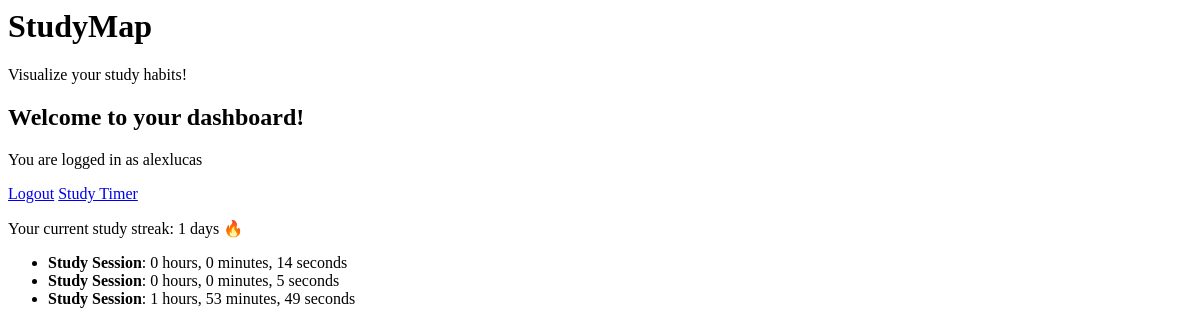
/dashboard/ (signed in), run on an earlier commit of the app's database.
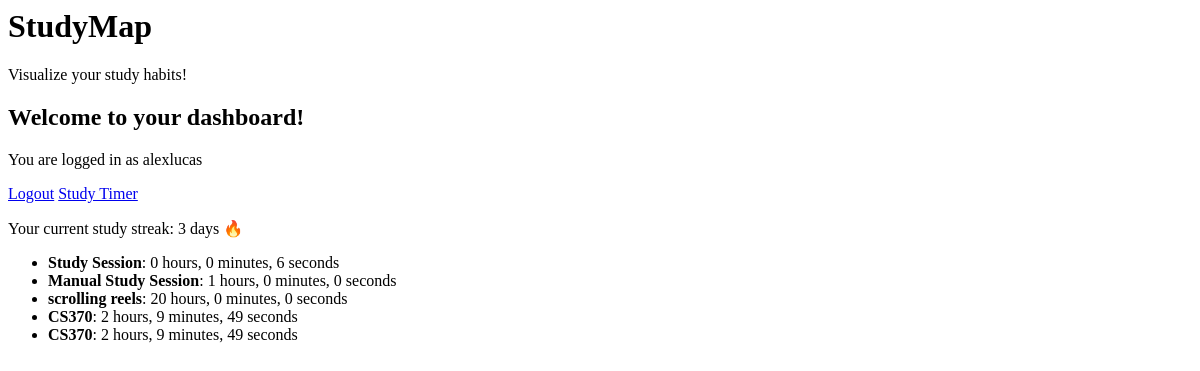
And on a later commit of the database.
### studyapp/models.py (models this page shows, shortened)
class Stopwatch(models.Model):
    user = models.ForeignKey(User, on_delete=models.CASCADE)
    time_spent = models.IntegerField(default=0)
    time_start = models.DateTimeField(default = timezone.now)
    title = models.CharField(max_length=40)
    def get_duration(self):
        hours = self.time_spent // 3600
        minutes = (self.time_spent % 3600) // 60
        seconds = self.time_spent % 60
        return {'hours': hours, 'minutes': minutes, 'seconds': seconds}
    @staticmethod
    def calculate_study_streak(user):
        sessions = Stopwatch.objects.filter(user=user).order_by('-time_start')
        unique_study_dates = set()  # Track unique study dates
        streak = 0
        last_study_date = None
        for session in sessions:
            study_date = session.time_start.date()
            if study_date not in unique_study_dates:
                unique_study_dates.add(study_date)
                if last_study_date is None or (last_study_date - study_date).days == 1:
                    streak += 1
                    last_study_date = study_date
                else:
                    break  # stop counting if there's a gap
        return streak

### studyapp/views.py (the view)
# urls.py: path('dashboard/', views.dashboard, name='dashboard'),
def dashboard(request):
    if not request.user.is_authenticated:
        return redirect('login')
    study_sessions = Stopwatch.objects.filter(user=request.user).order_by('-time_start')[:5]
    streak = Stopwatch.calculate_study_streak(request.user)
    context = {
        'study_sessions': study_sessions,
        'streak': streak,
    }
    return render(request, 'dashboard.html', context)

### studyapp/templates/dashboard.html (shortened to what this page needs)
{% load static %}
{% load sass_tags %}
<html>
<head>
    <link rel="stylesheet" href="{% sass_src 'scss/styles.scss' %}"/>
</head>
<body>
    <header>
        <h1>
            <b>StudyMap</b>
        </h1>
        <p class="tagline">Visualize your study habits!</p>
    </header>
    <h2>Welcome to your dashboard!</h2>
    <p>You are logged in as {{ request.user.username }}</p>
    <div class="dashboard-buttons">
        <a href="{% url 'logout' %}" class="nb-button blue">Logout</a>
        <a href="{% url 'study_timer' %}" class="nb-button blue">Study Timer</a>
    </div>
    <p>Your current study streak: {{ streak }} days 🔥</p>
    <ul class="study-sessions">
        {% for session in study_sessions %}
        <li>
            <strong>{{ session.title }}</strong>: {{ session.get_duration.hours }} hours, {{ session.get_duration.minutes }} minutes, {{ session.get_duration.seconds }} seconds
        </li>
        {% empty %}
        <li>No study sessions found.</li>
        {% endfor %}
    </ul>
</body>
</html>

What changed in the data, as far as the page shows it:
no longer on this page (row unchanged): Stopwatch: title "Study Session", get_duration.hours "0", get_duration.minutes "0", get_duration.seconds "14"
no longer on this page (row unchanged): Stopwatch: title "Study Session", get_duration.hours "0", get_duration.minutes "0", get_duration.seconds "5"
no longer on this page (row unchanged): Stopwatch: title "Study Session", get_duration.hours "1", get_duration.minutes "53", get_duration.seconds "49"
added Stopwatch: title "Study Session", get_duration.hours "0", get_duration.minutes "0", get_duration.seconds "6"
added Stopwatch: title "Manual Study Session", get_duration.hours "1", get_duration.minutes "0", get_duration.seconds "0"
added Stopwatch: title "scrolling reels", get_duration.hours "20", get_duration.minutes "0", get_duration.seconds "0"
added Stopwatch: title "CS370", get_duration.hours "2", get_duration.minutes "9", get_duration.seconds "49"
added Stopwatch: title "CS370", get_duration.hours "2", get_duration.minutes "9", get_duration.seconds "49"
Also different on the page:
{{ streak }}: "1" → "3"
